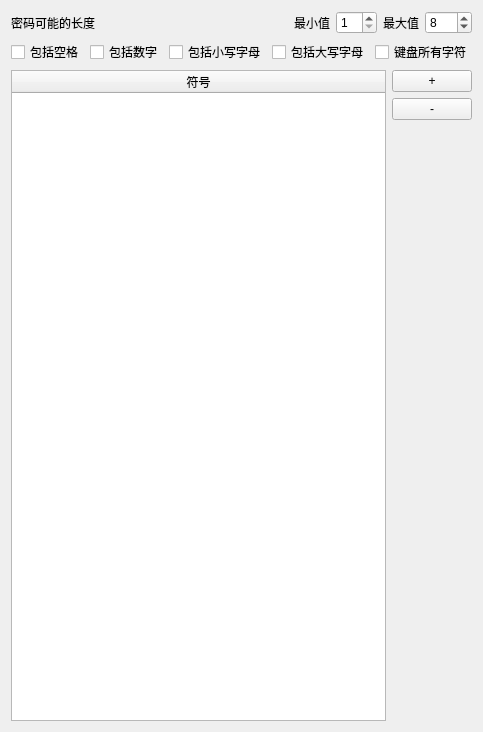
<?xml version="1.0" encoding="UTF-8"?>
<ui version="4.0">
 <class>DictionaryEditer</class>
 <widget class="QWidget" name="DictionaryEditer">
  <property name="geometry">
   <rect>
    <x>0</x>
    <y>0</y>
    <width>471</width>
    <height>732</height>
   </rect>
  </property>
  <property name="windowTitle">
   <string>字典编辑器</string>
  </property>
  <layout class="QVBoxLayout" name="verticalLayout_2">
   <item>
    <layout class="QHBoxLayout" name="horizontalLayout_2">
     <item>
      <widget class="QLabel" name="label">
       <property name="text">
        <string>密码可能的长度</string>
       </property>
      </widget>
     </item>
     <item>
      <spacer name="horizontalSpacer">
       <property name="orientation">
        <enum>Qt::Horizontal</enum>
       </property>
       <property name="sizeHint" stdset="0">
        <size>
         <width>40</width>
         <height>20</height>
        </size>
       </property>
      </spacer>
     </item>
     <item>
      <widget class="QLabel" name="label_2">
       <property name="text">
        <string>最小值</string>
       </property>
      </widget>
     </item>
     <item>
      <widget class="QSpinBox" name="spinBoxMin">
       <property name="minimum">
        <number>1</number>
       </property>
      </widget>
     </item>
     <item>
      <widget class="QLabel" name="label_3">
       <property name="text">
        <string>最大值</string>
       </property>
      </widget>
     </item>
     <item>
      <widget class="QSpinBox" name="spinBoxMax">
       <property name="minimum">
        <number>1</number>
       </property>
       <property name="maximum">
        <number>256</number>
       </property>
       <property name="value">
        <number>8</number>
       </property>
      </widget>
     </item>
    </layout>
   </item>
   <item>
    <layout class="QHBoxLayout" name="horizontalLayout_3">
     <item>
      <widget class="QCheckBox" name="checkBoxIsIncludeSpace">
       <property name="text">
        <string>包括空格</string>
       </property>
      </widget>
     </item>
     <item>
      <widget class="QCheckBox" name="checkBoxIsIncludeNumber">
       <property name="text">
        <string>包括数字</string>
       </property>
      </widget>
     </item>
     <item>
      <widget class="QCheckBox" name="checkBoxIsIncludeLowerCase">
       <property name="text">
        <string>包括小写字母</string>
       </property>
      </widget>
     </item>
     <item>
      <widget class="QCheckBox" name="checkBoxIsIncludeCapitalization">
       <property name="text">
        <string>包括大写字母</string>
       </property>
      </widget>
     </item>
     <item>
      <widget class="QCheckBox" name="checkBoxIsIncludeAll">
       <property name="text">
        <string>键盘所有字符</string>
       </property>
      </widget>
     </item>
    </layout>
   </item>
   <item>
    <layout class="QHBoxLayout" name="horizontalLayout">
     <item>
      <widget class="QTableWidget" name="tableWidgetDict">
       <attribute name="horizontalHeaderVisible">
        <bool>true</bool>
       </attribute>
       <attribute name="horizontalHeaderStretchLastSection">
        <bool>true</bool>
       </attribute>
       <attribute name="verticalHeaderVisible">
        <bool>false</bool>
       </attribute>
       <column>
        <property name="text">
         <string>符号</string>
        </property>
       </column>
      </widget>
     </item>
     <item>
      <layout class="QVBoxLayout" name="verticalLayout">
       <item>
        <widget class="QPushButton" name="btnAdd">
         <property name="text">
          <string>+</string>
         </property>
        </widget>
       </item>
       <item>
        <widget class="QPushButton" name="btnRemove">
         <property name="text">
          <string>-</string>
         </property>
        </widget>
       </item>
       <item>
        <spacer name="verticalSpacer">
         <property name="orientation">
          <enum>Qt::Vertical</enum>
         </property>
         <property name="sizeHint" stdset="0">
          <size>
           <width>20</width>
           <height>40</height>
          </size>
         </property>
        </spacer>
       </item>
      </layout>
     </item>
    </layout>
   </item>
  </layout>
 </widget>
 <resources/>
 <connections/>
</ui>
